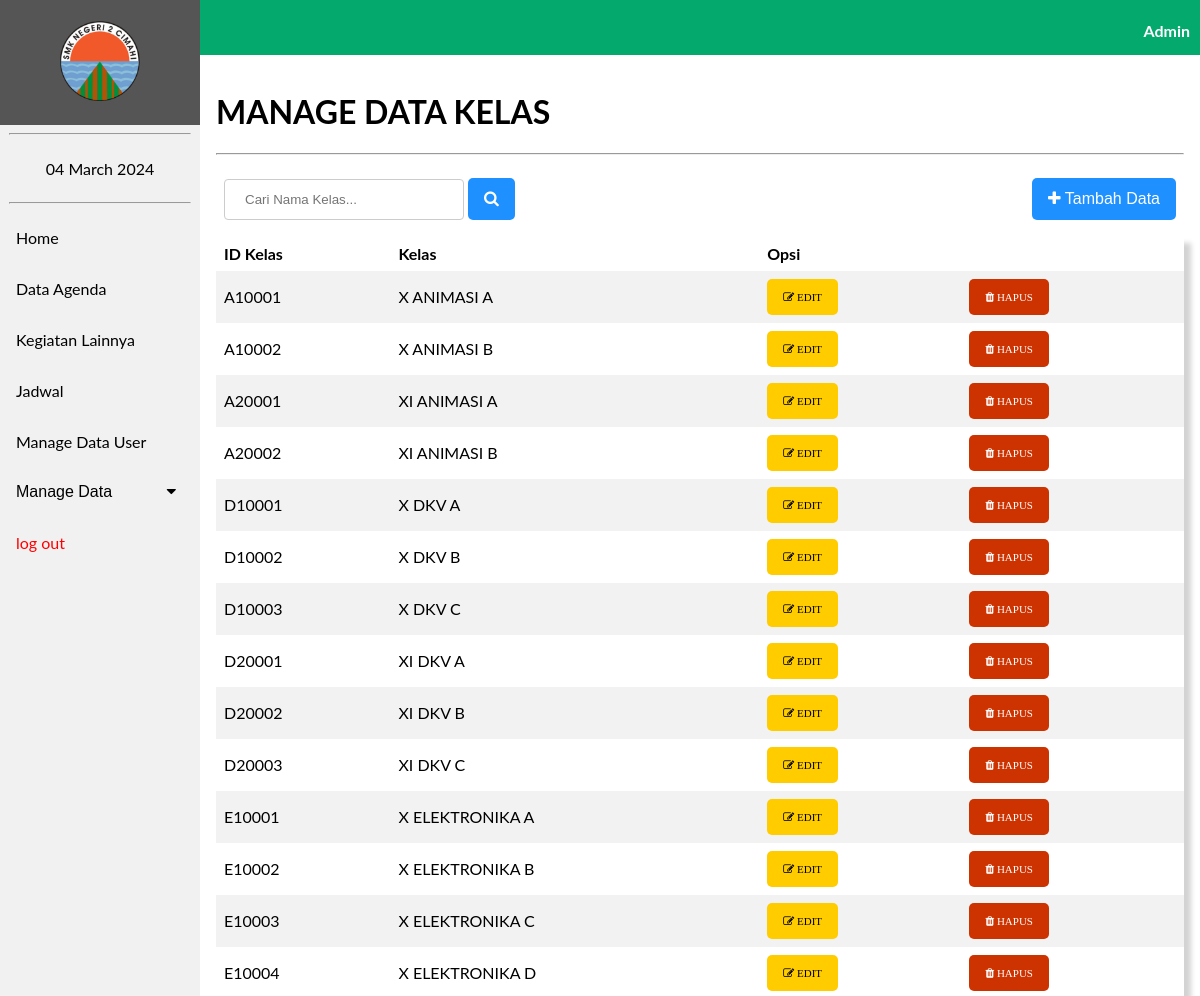
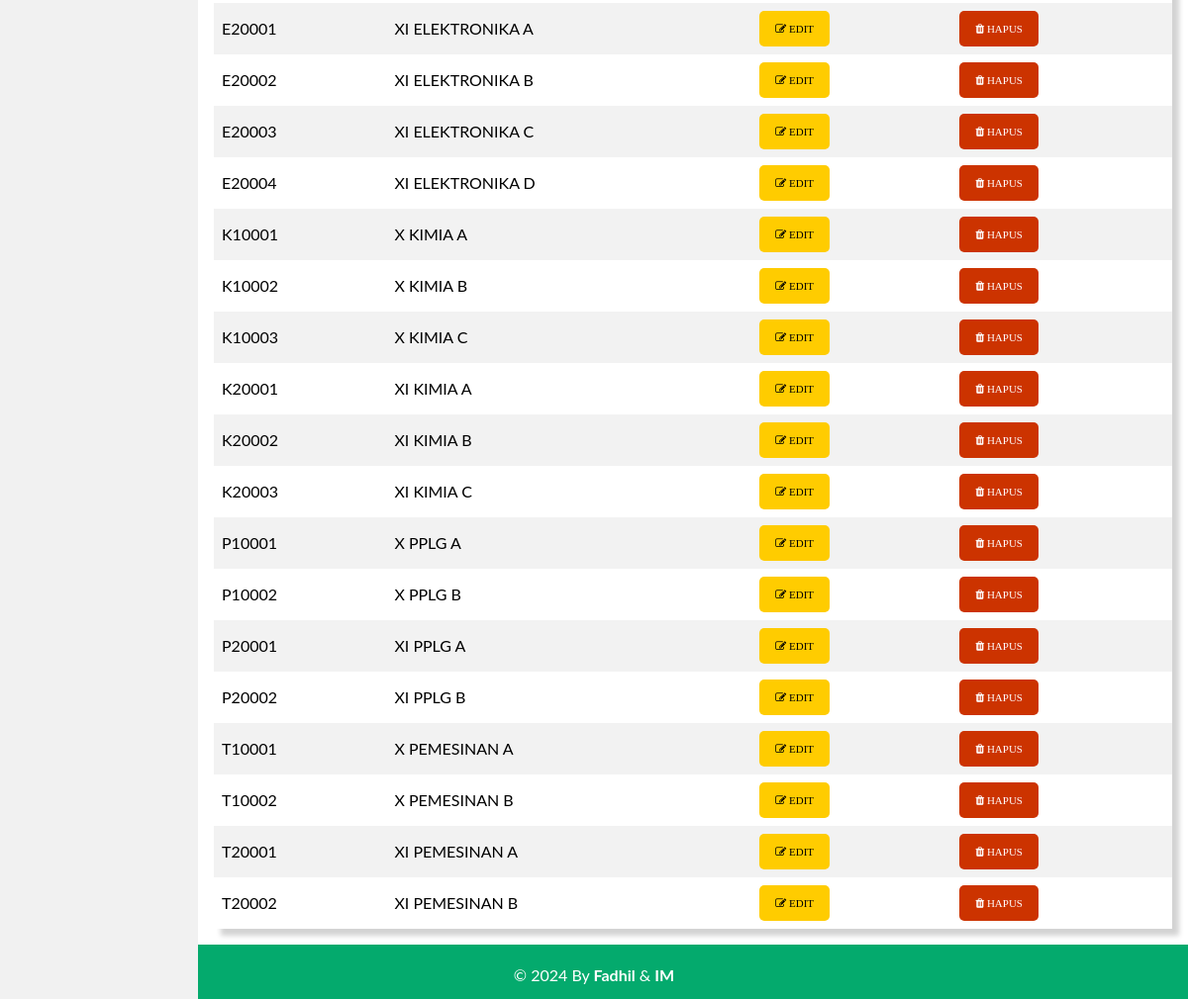
/agenda/manage_data_kelas.php (signed in), run on the app's committed database (2 pictures, top to bottom).
### tables this page shows
CREATE TABLE `tb_kelas` (
  `id_kelas` varchar(6) NOT NULL,
  `nama_kelas` varchar(50) NOT NULL
);

### agenda/manage_data_kelas.php (the view, shortened to what this page needs)
<?php
    include 'koneksi.php';
    $result = mysqli_query($Conn, "SELECT * FROM tb_kelas");
?>
<!DOCTYPE html>
<html lang="en">
<head>
    <link rel="stylesheet" href="navbar.css">
    <link rel="stylesheet" href="https://cdnjs.cloudflare.com/ajax/libs/font-awesome/4.7.0/css/font-awesome.min.css">
</head>
<body>
<header>
    <div class="sidebar">
        <a href="beranda3.php"><center><img src="image/2cmi.PNG" style="width: 80px; padding: 5px;"></center></a>
        <hr  style="width: 90%;">
        <center><a href="#"><?= date("d F Y"); ?></a></center>
        <hr  style="width: 90%;">
        <a href="beranda3.php">Home</a>
        <a href="data_admin.php">Data Agenda</a>
        <a href="kegiatan_admin.php">Kegiatan Lainnya</a>
        <a href="jadwal.php">Jadwal</a>
        <a href="manage_data_user.php">Manage Data User</a>
        <button class="dropdown-btn">Manage Data
        <i class="fa fa-caret-down"></i>
        </button>
        <a style="color: red;"href="logout.php"> log out</button></a>
    </div>
    </header>
    <div class="head" style="display: inline-block;">
        <p style="margin-right: 10px;"><b>Admin</b></p>
    </div>
    <div class="content">
    <h1>MANAGE DATA KELAS</h1><hr>
    <table>
        <tr>
            <td><form action="s_data_kelas.php" method="POST"><input type="text" name="search" placeholder="Cari Nama Kelas...">
            <button class="btn1" name="submit"><i class="fa fa-search"></i></button></form></td>
            <td style="text-align:right;"><a href="input_data_kelas.php"><button class="btn1"><i class="fa fa-plus"></i> Tambah Data</button></a></td>
        </tr>
    </table>
    <table style="box-shadow: 7px 7px 5px lightgrey;">
        <tr>
            <th>ID Kelas</th>
            <th>Kelas</th>
            <th>Opsi</th>
        </tr>
        <?php
        foreach($result as $d){ ?>
            <tr>
                <td><?= $d['id_kelas'] ?></td>
                <td><?= $d['nama_kelas'] ?></td>
                <td><a href="edit_data_kelas.php?id=<?= $d['id_kelas'] ?>"><button class="btn1" name="submit" style="font-size: 11px;background-color: #ffcc00;color: #000000;"><i class="fa fa-edit"> EDIT</i></button></a>
                <td><a href="hapus_data_kelas.php?id=<?= $d['id_kelas'] ?>"><button class="btn1" onclick="return confirm('Anda Akan Menghapus Data, Yakin?')" name="submit" style="font-size: 11px; background-color: #cc3300;"><i class="fa fa-trash"> HAPUS</i></button></form></td>
            </tr>
        <?php } ?>
    </table>
    </div>
    <div class="footer">
        <p>&copy; 2024 By <b>Fadhil</b> & <b>IM</b></p>
    </div>
</body>
</html>

### agenda/navbar.css (style rules this page uses)
body { margin: 0; font-family: "Lato", sans-serif; }
.sidebar { margin: 0; padding: 0; width: 200px; background-color: #f1f1f1; position: fixed; height: 100%; overflow-x: hidden; z-index: 1; }
.sidebar a, .dropdown-btn { display: block; color: black; padding: 16px; text-decoration: none; }
div.content { margin-left: 200px; padding: 16px; min-height: 515px; }
.head { width: 100%; height: 50px; padding-top: 5px; text-align: right; color: white; background-color: #04AA6D; }
.footer { width: 100%; height: 50px; background-color: #04AA6D; bottom: 0; text-align: center; color: white; padding-top: 5px; }
.dropdown-btn { padding: 16px; text-decoration: none; font-size: 16px; color: black; display: block; border: none; background: none; width: 100%; text-align: left; cursor: pointer; outline: none; }
.fa-caret-down { float: right; padding-right: 8px; }

### agenda/manage_data_kelas.php (style rules this page uses)
table { border-collapse: collapse; width: 100%; }
th, td { padding: 8px; color: black; text-align: left; }
tr:nth-child(even) { background-color: #f2f2f2 }
.btn1 { background-color: DodgerBlue; border: none; border-radius: 5px; color: white; padding: 12px 16px; font-size: 16px; cursor: pointer; }
input[type=text] { width: 240px; padding: 12px 20px; margin: 8px 0; display: inline-block; border: 1px solid #ccc; border-radius: 4px; box-sizing: border-box; }

### data on the page
tb_kelas: id_kelas "A10001", nama_kelas "X ANIMASI A"
tb_kelas: id_kelas "A10002", nama_kelas "X ANIMASI B"
tb_kelas: id_kelas "A20001", nama_kelas "XI ANIMASI A"
tb_kelas: id_kelas "A20002", nama_kelas "XI ANIMASI B"
tb_kelas: id_kelas "D10001", nama_kelas "X DKV A"
tb_kelas: id_kelas "D10002", nama_kelas "X DKV B"
tb_kelas: id_kelas "D10003", nama_kelas "X DKV C"
tb_kelas: id_kelas "D20001", nama_kelas "XI DKV A"
tb_kelas: id_kelas "D20002", nama_kelas "XI DKV B"
tb_kelas: id_kelas "D20003", nama_kelas "XI DKV C"
tb_kelas: id_kelas "E10001", nama_kelas "X ELEKTRONIKA A"
tb_kelas: id_kelas "E10002", nama_kelas "X ELEKTRONIKA B"
tb_kelas: id_kelas "E10003", nama_kelas "X ELEKTRONIKA C"
tb_kelas: id_kelas "E10004", nama_kelas "X ELEKTRONIKA D"
tb_kelas: id_kelas "E20001", nama_kelas "XI ELEKTRONIKA A"
tb_kelas: id_kelas "E20002", nama_kelas "XI ELEKTRONIKA B"
tb_kelas: id_kelas "E20003", nama_kelas "XI ELEKTRONIKA C"
tb_kelas: id_kelas "E20004", nama_kelas "XI ELEKTRONIKA D"
tb_kelas: id_kelas "K10001", nama_kelas "X KIMIA A"
tb_kelas: id_kelas "K10002", nama_kelas "X KIMIA B"
tb_kelas: id_kelas "K10003", nama_kelas "X KIMIA C"
tb_kelas: id_kelas "K20001", nama_kelas "XI KIMIA A"
tb_kelas: id_kelas "K20002", nama_kelas "XI KIMIA B"
tb_kelas: id_kelas "K20003", nama_kelas "XI KIMIA C"
tb_kelas: id_kelas "P10001", nama_kelas "X PPLG A"
tb_kelas: id_kelas "P10002", nama_kelas "X PPLG B"
tb_kelas: id_kelas "P20001", nama_kelas "XI PPLG A"
tb_kelas: id_kelas "P20002", nama_kelas "XI PPLG B"
tb_kelas: id_kelas "T10001", nama_kelas "X PEMESINAN A"
tb_kelas: id_kelas "T10002", nama_kelas "X PEMESINAN B"
tb_kelas: id_kelas "T20001", nama_kelas "XI PEMESINAN A"
tb_kelas: id_kelas "T20002", nama_kelas "XI PEMESINAN B"
